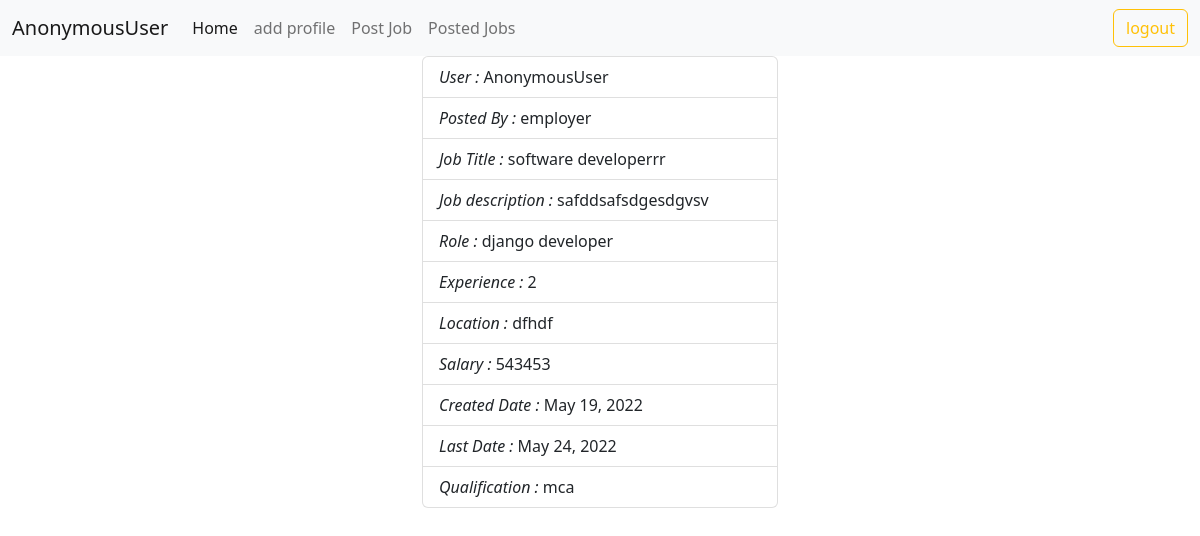
The app's page /employer/jobs/detail/1 with its own data.
### employer/models.py (models this page shows, shortened)
class Jobs(models.Model):
    posted_by = models.ForeignKey(User, on_delete=models.CASCADE, related_name="company")
    job_title = models.CharField(max_length=120)
    job_description = models.TextField()
    role = models.CharField(max_length=120)
    experience = models.PositiveIntegerField(default=0)
    location = models.CharField(max_length=120)
    salary = models.PositiveIntegerField()
    created_date = models.DateField(auto_now_add=True)
    last_date = models.DateField(null=True)
    qualification = models.CharField(max_length=120, null=True)

### users/models.py (models this page shows, shortened)
class User(AbstractUser):
    phone = models.CharField(max_length=12)
    options = (
        ("employer", "employer"),
        ("candidate", "candidate")
    )
    role = models.CharField(max_length=12, choices=options, default="candidate")

### employer/views.py (the view)
# urls.py: path("jobs/detail/<int:id>", views.JobDetailView.as_view(), name="emp-jobdetail"),
class JobDetailView(DetailView):
    model = Jobs
    template_name = "emp-jobdetail.html"
    context_object_name = "job"
    pk_url_kwarg = "id"

### employer/templates/emp-jobdetail.html
{%extends 'base_emp.html'%}
{%block body_block%}
<div class="container">
    <div class="row">
        <div class="col-4">
        </div>
        <div class="col-4">
            <ul class="list-group">
                <li class="list-group-item"><i>User : </i>{{request.user}}</li>
                <li class="list-group-item"><i>Posted By : </i>{{job.posted_by}}</li>
                <li class="list-group-item"><i>Job Title : </i>{{job.job_title}}</li>
                <li class="list-group-item"><i>Job description : </i>{{job.job_description}}</li>
                <li class="list-group-item"><i>Role : </i>{{job.role}}</li>
                <li class="list-group-item"><i>Experience : </i>{{job.experience}}</li>
                <li class="list-group-item"><i>Location : </i>{{job.location}}</li>
                <li class="list-group-item"><i>Salary : </i>{{job.salary}}</li>
                <li class="list-group-item"><i>Created Date : </i>{{job.created_date}}</li>
                <li class="list-group-item"><i>Last Date : </i>{{job.last_date}}</li>
                <li class="list-group-item"><i>Qualification : </i>{{job.qualification}}</li>
            </ul>
        </div>
        <div class="col-4">
        </div>
    </div>
</div>
{%endblock%}

### records on screen
Jobs: posted_by "employer", job_title "software developerrr", job_description "safddsafsdgesdgvsv", role "django developer", experience "2", location "dfhdf", salary "543453", created_date "May 19, 2022", last_date "May 24, 2022", qualification "mca"

### other values on screen
{{ request.user }} "AnonymousUser"
